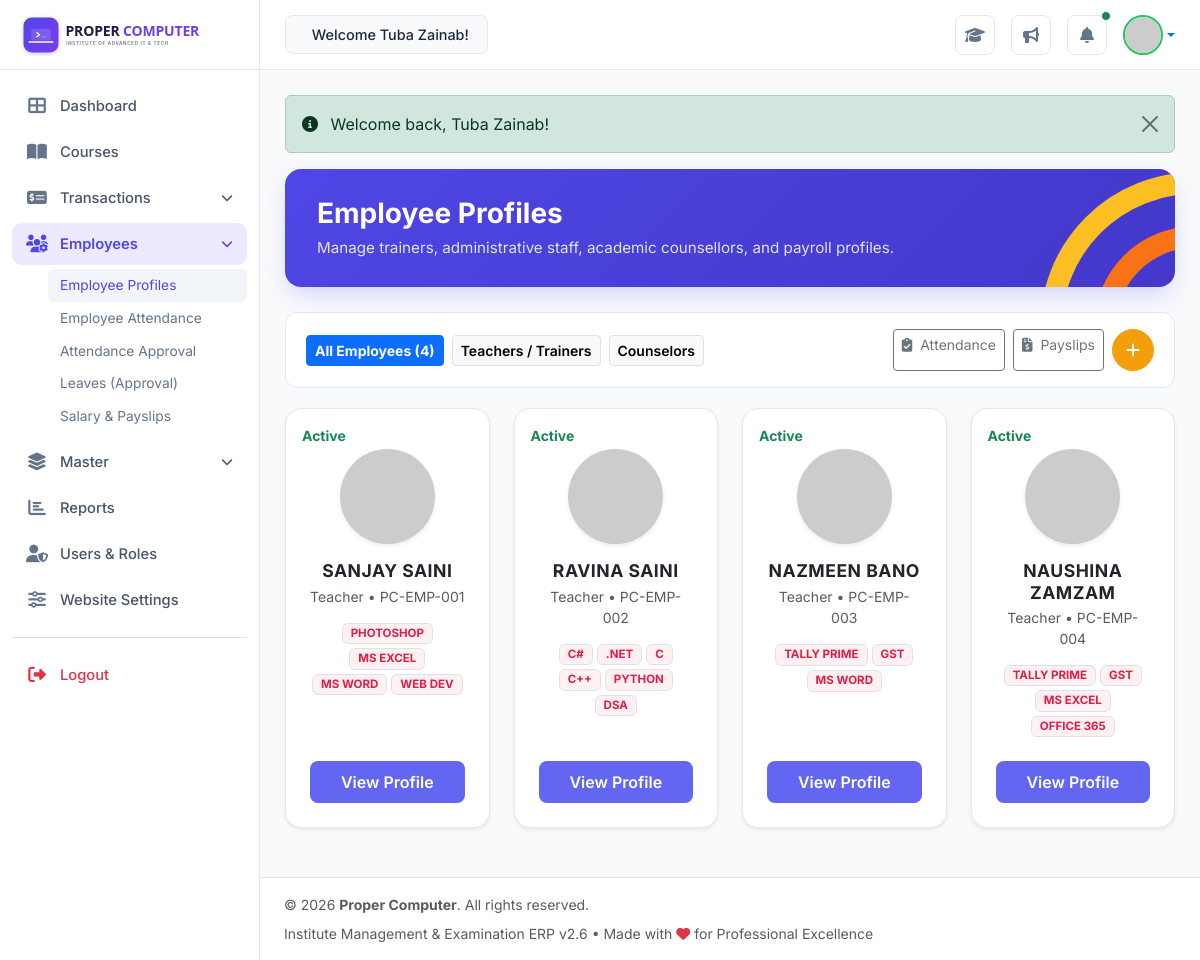
Page /admin/employees.php (signed in) on the committed database.
### tables this page shows
CREATE TABLE `employees` (
  `id` INT AUTO_INCREMENT PRIMARY KEY,
  `employee_id` VARCHAR(30) NOT NULL UNIQUE,
  `full_name` VARCHAR(100) NOT NULL,
  `email` VARCHAR(100) NOT NULL,
  `phone` VARCHAR(20) NOT NULL,
  `role` VARCHAR(50) NOT NULL DEFAULT 'Teacher',
  `designation` VARCHAR(100) NOT NULL,
  `qualification` VARCHAR(100) NULL,
  `skills` VARCHAR(255) NULL,
  `base_salary` DECIMAL(10,2) NOT NULL DEFAULT 25000.00,
  `joining_date` DATE NOT NULL,
  `status` ENUM('Active', 'Inactive') DEFAULT 'Active',
  `photo` VARCHAR(255) NULL,
  `created_at` DATETIME DEFAULT CURRENT_TIMESTAMP
);

### admin/employees.php (the view, shortened to what this page needs)
<?php
require_once __DIR__ . '/../config/helpers.php';
$pdo = getDBConnection();
$sql = "SELECT * FROM employees WHERE 1=1";
$params = [];
$sql .= " ORDER BY id ASC";
$stmt = $pdo->prepare($sql);
$stmt->execute($params);
$employees = $stmt->fetchAll();
require_once __DIR__ . '/../includes/admin_header.php';
?>
<div class="admin-header-banner">
    <svg class="banner-arcs" viewBox="0 0 100 100">
        <circle class="arc-1" cx="100" cy="100" r="80" />
        <circle class="arc-2" cx="100" cy="100" r="50" />
    </svg>
    <h2>Employee Profiles</h2>
    <p>Manage trainers, administrative staff, academic counsellors, and payroll profiles.</p>
</div>
<div class="filter-toolbar d-flex justify-content-between align-items-center flex-wrap gap-3">
    <div class="d-flex align-items-center gap-2">
        <a href="employees.php" class="btn btn-sm btn-primary fw-bold">All Employees (<?= count($employees) ?>)</a>
        <a href="employees.php?role=Teacher" class="btn btn-sm btn-light border fw-semibold">Teachers / Trainers</a>
        <a href="employees.php?role=Counselor" class="btn btn-sm btn-light border fw-semibold">Counselors</a>
    </div>
    <div class="d-flex gap-2">
        <a href="attendance.php" class="btn btn-outline-secondary btn-sm">
            <i class="fas fa-clipboard-check me-1"></i> Attendance
        </a>
        <a href="salaries.php" class="btn btn-outline-secondary btn-sm">
            <i class="fas fa-file-invoice-dollar me-1"></i> Payslips
        </a>
        <a href="employee-add.php" class="btn btn-add-amber" title="Add Employee Profile">
            <i class="fas fa-plus"></i>
        </a>
    </div>
</div>
<div class="row g-4 mb-4">
    <?php if (empty($employees)): ?>
        <div class="col-12 py-5 text-center text-muted">No employee profiles found.</div>
    <?php else: ?>
        <?php foreach ($employees as $emp): ?>
            <div class="col-sm-6 col-md-4 col-lg-3">
                <div class="card border-0 rounded-4 p-4 shadow-sm text-center h-100 position-relative" style="background:#ffffff; border:1px solid var(--admin-border)!important;">
                    <span class="position-absolute top-0 start-0 m-3 small fw-bold <?= ($emp['status'] === 'Active') ? 'text-success' : 'text-danger' ?>">
                        <?= e($emp['status']) ?>
                    </span>
                    <img src="https://ui-avatars.com/api/?name=<?= urlencode($emp['full_name']) ?>&background=<?= ($emp['status'] === 'Active') ? '4f46e5' : '64748b' ?>&color=fff&size=120"
                         alt="<?= e($emp['full_name']) ?>"
                         class="rounded-circle mx-auto my-3 shadow-sm" style="width: 95px; height: 95px; object-fit: cover;">
                    <h5 class="fw-bold text-dark mb-1 text-uppercase" style="font-size: 1.1rem; letter-spacing: 0.5px;">
                        <?= e($emp['full_name']) ?>
                    </h5>
                    <div class="text-muted small mb-3"><?= e($emp['role']) ?> &bull; <?= e($emp['employee_id']) ?></div>
                    <div class="d-flex flex-wrap gap-1 justify-content-center mb-4" style="min-height: 48px;">
                        <?php
                        $skillArray = array_filter(array_map('trim', explode(',', $emp['skills'] ?? '')));
                        foreach ($skillArray as $sk):
                        ?>
                            <span class="badge border px-2 py-1" style="background:#fff1f2; color:#e11d48; font-size: 0.72rem; font-weight: 700; text-transform: uppercase;">
                                <?= e($sk) ?>
                            </span>
                        <?php endforeach; ?>
                    </div>
                    <a href="employee-add.php?id=<?= $emp['id'] ?>" class="btn w-100 py-2 fw-semibold text-white mt-auto" style="background:#6366f1; border-radius: 8px;">
                        View Profile
                    </a>
                </div>
            </div>
        <?php endforeach; ?>
    <?php endif; ?>
</div>
<?php require_once __DIR__ . '/../includes/admin_footer.php'; ?>

### assets/css/admin.css (style rules this page uses)
:root { --admin-bg: #f8fafc; --admin-sidebar-w: 260px; --admin-sidebar-collapsed-w: 80px; --admin-topbar-h: 70px; --admin-primary: #4f46e5; --admin-primary-dark: #3730a3; --admin-purple-grad: linear-gradient(135deg, #4f46e5 0%, #4338ca 100%); --admin-border: #e2e8f0; --admin-table-head: #ede9fe; --admin-table-head-text: #4338ca; --font-heading: 'Outfit', sans-serif; --font-body: 'Inter', sans-serif; }
body.admin-body { font-family: var(--font-body); background-color: var(--admin-bg); color: #334155; margin: 0; padding: 0; overflow-x: hidden; }
.admin-header-banner { background: linear-gradient(135deg, #4f46e5 0%, #4338ca 100%); color: #ffffff; border-radius: 16px; padding: 28px 32px; position: relative; overflow: hidden; margin-bottom: 25px; box-shadow: 0 10px 25px -5px rgba(79, 70, 229, 0.25); }
.admin-header-banner h2 { color: #ffffff; font-size: 1.75rem; font-weight: 700; margin-bottom: 6px; }
.admin-header-banner p { color: rgba(255, 255, 255, 0.85); margin-bottom: 0; font-size: 0.95rem; }
.banner-arcs { position: absolute; right: -20px; bottom: -40px; width: 180px; height: 180px; pointer-events: none; }
.filter-toolbar { background: #ffffff; border: 1px solid var(--admin-border); border-radius: 12px; padding: 16px 20px; margin-bottom: 20px; }
.btn-add-amber { background-color: #f59e0b; border-color: #f59e0b; color: #ffffff; font-weight: 700; border-radius: 50%; width: 42px; height: 42px; display: inline-flex; align-items: center; justify-content: center; }

### rows in the picture
employees: status "Active", full_name "SANJAY SAINI", role "Teacher", employee "PC-EMP-001", skills "PHOTOSHOP", skills "MS EXCEL", skills "MS WORD", skills "WEB DEV"
employees: status "Active", full_name "RAVINA SAINI", role "Teacher", employee "PC-EMP-002", skills "C#", skills ".NET", skills "C", skills "C++", skills "PYTHON", skills "DSA"
employees: status "Active", full_name "NAZMEEN BANO", role "Teacher", employee "PC-EMP-003", skills "TALLY PRIME", skills "GST", skills "MS WORD"
employees: status "Active", full_name "NAUSHINA ZAMZAM", role "Teacher", employee "PC-EMP-004", skills "TALLY PRIME", skills "GST", skills "MS EXCEL", skills "OFFICE 365"

### other values in the picture
$user['full_name'] "Tuba Zainab"
$message "Welcome back, Tuba Zainab!"
count($employees) "4"
APP_NAME "Proper Computer"
